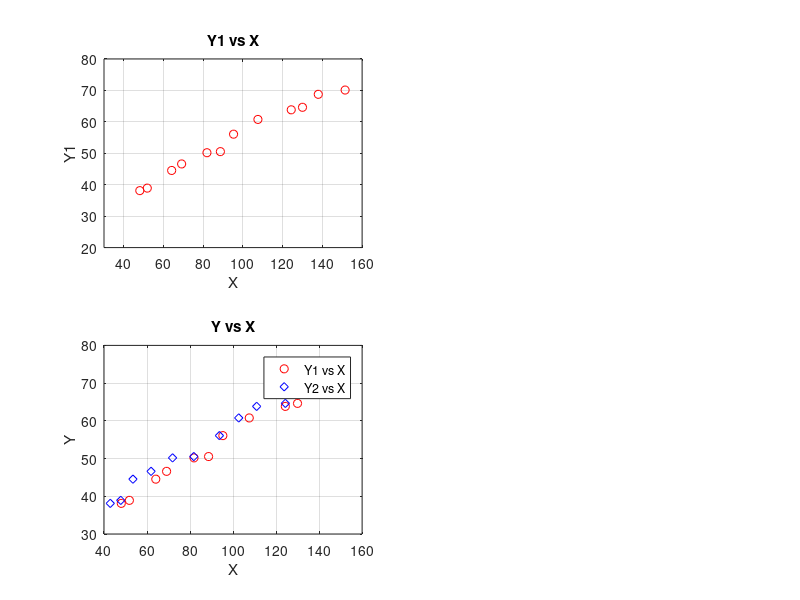

Source code (MATLAB):
%%%%%%%%%%%%%%%%%%%%%%%%%%%%%%%%%%%%%%%%%%%%%%%%%%%%%%%%%%%%%%%%%%%%%
% ENGR 132 
% Script for A05 Problem 3: MATLAB Skills - Plots
%%%%%%%%%%%%%%%%%%%%%%%%%%%%%%%%%%%%%%%%%%%%%%%%%%%%%%%%%%%%%%%%%%%%%

%% INITIALIZATION
x = [38.12, 38.92, 44.54, 46.61, 50.18, 50.53, 56.08, 60.77, 63.83,...
64.63, 68.76, 70.12];
y1 = [48.03, 51.8, 64.08, 69.1, 81.85, 88.62, 95.26, 107.53, 124.31,...
    129.98, 137.93, 151.45];
y2 = [42.91, 47.79, 53.46, 61.88, 71.88, 81.75, 93.66, 102.64, 110.98,...
    124.32, 126.91, 149.57];
%% ____________________
%% FIGURE 1
plot(y1,x, 'ro')
title("Y1 vs X")
xlabel('X')
ylabel('Y1')
grid on
% Plots the y1 data versus the x data
%% ____________________
%% FIGURE 2
subplot(2,2,1)
plot(y1,x, 'ro')
title("Y1 vs X")
xlabel('X')
ylabel('Y1')
grid on
axis([30 160 20 80])
% Plots y1 data versus the x data in the top subplot

subplot(2,2,3)
plot(y2,x, 'bd')
title("Y2 vs X")
xlabel('X')
ylabel('Y2')
grid on
axis([30 160 20 80])
% Plots y2 data versus the x data in the bottom subplot
%% ____________________
%% FIGURE 3
plot(y1,x, 'ro')
title("Y vs X")
xlabel('X')
ylabel('Y')
grid on

hold on
% Plots the y1 data versus the x data

plot(y2,x, 'bd')
legend('Y1 vs X', 'Y2 vs X',"Location",'best')
hold off 
%Plots the y1 and y2 data versus the x data on the same graph
%% ____________________
%% ACADEMIC INTEGRITY STATEMENT
% I have not used source code obtained from any other unauthorized
% source, either modified or unmodified. I have not provided
% access to my code to anyone in any way. The script I am 
% submitting is my own original work.





